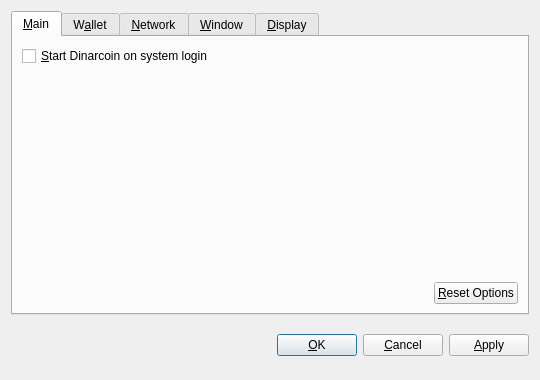
<?xml version="1.0" encoding="UTF-8"?>
<ui version="4.0">
 <class>OptionsDialog</class>
 <widget class="QDialog" name="OptionsDialog">
  <property name="geometry">
   <rect>
    <x>0</x>
    <y>0</y>
    <width>540</width>
    <height>380</height>
   </rect>
  </property>
  <property name="windowTitle">
   <string>Options</string>
  </property>
  <property name="modal">
   <bool>true</bool>
  </property>
  <layout class="QVBoxLayout" name="verticalLayout">
   <item>
    <widget class="QTabWidget" name="tabWidget">
     <property name="tabPosition">
      <enum>QTabWidget::North</enum>
     </property>
     <property name="currentIndex">
      <number>0</number>
     </property>
     <widget class="QWidget" name="tabMain">
      <attribute name="title">
       <string>&amp;Main</string>
      </attribute>
      <layout class="QVBoxLayout" name="verticalLayout_Main">
       <item>
        <widget class="QCheckBox" name="bitcoinAtStartup">
         <property name="toolTip">
          <string>Automatically start Dinarcoin after logging in to the system.</string>
         </property>
         <property name="text">
          <string>&amp;Start Dinarcoin on system login</string>
         </property>
        </widget>
       </item>
       <item>
        <spacer name="verticalSpacer_Main">
         <property name="orientation">
          <enum>Qt::Vertical</enum>
         </property>
         <property name="sizeHint" stdset="0">
          <size>
           <width>20</width>
           <height>40</height>
          </size>
         </property>
        </spacer>
       </item>
       <item>
        <layout class="QHBoxLayout" name="horizontalLayout_2_Main">
         <item>
          <spacer name="horizontalSpacer_2_Main">
           <property name="orientation">
            <enum>Qt::Horizontal</enum>
           </property>
           <property name="sizeHint" stdset="0">
            <size>
             <width>40</width>
             <height>20</height>
            </size>
           </property>
          </spacer>
         </item>
         <item>
          <widget class="QPushButton" name="resetButton">
           <property name="toolTip">
            <string>Reset all client options to default.</string>
           </property>
           <property name="text">
            <string>&amp;Reset Options</string>
           </property>
           <property name="autoDefault">
            <bool>false</bool>
           </property>
          </widget>
         </item>
        </layout>
       </item>
      </layout>
     </widget>
     <widget class="QWidget" name="tabWallet">
      <attribute name="title">
       <string>W&amp;allet</string>
      </attribute>
      <layout class="QVBoxLayout" name="verticalLayout_Network">
       <item>
        <widget class="QLabel" name="transactionFeeInfoLabel">
         <property name="text">
          <string>Optional transaction fee per kB that helps make sure your transactions are processed quickly. Most transactions are 1 kB.</string>
         </property>
         <property name="textFormat">
          <enum>Qt::PlainText</enum>
         </property>
         <property name="wordWrap">
          <bool>true</bool>
         </property>
        </widget>
       </item>
       <item>
        <layout class="QHBoxLayout" name="horizontalLayout_1_Main">
         <item>
          <widget class="QLabel" name="transactionFeeLabel">
           <property name="text">
            <string>Pay transaction &amp;fee</string>
           </property>
           <property name="textFormat">
            <enum>Qt::PlainText</enum>
           </property>
           <property name="buddy">
            <cstring>transactionFee</cstring>
           </property>
          </widget>
         </item>
         <item>
          <widget class="BitcoinAmountField" name="transactionFee"/>
         </item>
         <item>
          <spacer name="horizontalSpacer_1_Main">
           <property name="orientation">
            <enum>Qt::Horizontal</enum>
           </property>
           <property name="sizeHint" stdset="0">
            <size>
             <width>40</width>
             <height>20</height>
            </size>
           </property>
          </spacer>
         </item>
        </layout>
       </item>
       <item>
        <widget class="QLabel" name="label">
         <property name="text">
          <string>If you disable the spending of unconfirmed change, the change from a transaction cannot be used until that transaction has at least one confirmation. This also affects how your balance is computed.</string>
         </property>
         <property name="wordWrap">
          <bool>true</bool>
         </property>
        </widget>
       </item>
       <item>
        <widget class="QCheckBox" name="spendZeroConfChange">
         <property name="text">
          <string>Spend unconfirmed change  (experts only)</string>
         </property>
        </widget>
       </item>
       <item>
        <spacer name="verticalSpacer">
         <property name="orientation">
          <enum>Qt::Vertical</enum>
         </property>
         <property name="sizeHint" stdset="0">
          <size>
           <width>20</width>
           <height>40</height>
          </size>
         </property>
        </spacer>
       </item>
      </layout>
     </widget>
     <widget class="QWidget" name="tabNetwork">
      <attribute name="title">
       <string>&amp;Network</string>
      </attribute>
      <layout class="QVBoxLayout" name="verticalLayout_Network">
       <item>
        <widget class="QCheckBox" name="mapPortUpnp">
         <property name="toolTip">
          <string>Automatically open the Dinarcoin client port on the router. This only works when your router supports UPnP and it is enabled.</string>
         </property>
         <property name="text">
          <string>Map port using &amp;UPnP</string>
         </property>
        </widget>
       </item>
       <item>
        <widget class="QCheckBox" name="connectSocks">
         <property name="toolTip">
          <string>Connect to the Dinarcoin network through a SOCKS proxy (e.g. when connecting through Tor).</string>
         </property>
         <property name="text">
          <string>&amp;Connect through SOCKS proxy:</string>
         </property>
        </widget>
       </item>
       <item>
        <layout class="QHBoxLayout" name="horizontalLayout_Network">
         <item>
          <widget class="QLabel" name="proxyIpLabel">
           <property name="text">
            <string>Proxy &amp;IP:</string>
           </property>
           <property name="textFormat">
            <enum>Qt::PlainText</enum>
           </property>
           <property name="buddy">
            <cstring>proxyIp</cstring>
           </property>
          </widget>
         </item>
         <item>
          <widget class="QValidatedLineEdit" name="proxyIp">
           <property name="maximumSize">
            <size>
             <width>140</width>
             <height>16777215</height>
            </size>
           </property>
           <property name="toolTip">
            <string>IP address of the proxy (e.g. 127.0.0.1)</string>
           </property>
          </widget>
         </item>
         <item>
          <widget class="QLabel" name="proxyPortLabel">
           <property name="text">
            <string>&amp;Port:</string>
           </property>
           <property name="textFormat">
            <enum>Qt::PlainText</enum>
           </property>
           <property name="buddy">
            <cstring>proxyPort</cstring>
           </property>
          </widget>
         </item>
         <item>
          <widget class="QLineEdit" name="proxyPort">
           <property name="maximumSize">
            <size>
             <width>55</width>
             <height>16777215</height>
            </size>
           </property>
           <property name="toolTip">
            <string>Port of the proxy (e.g. 9050)</string>
           </property>
          </widget>
         </item>
         <item>
          <widget class="QLabel" name="socksVersionLabel">
           <property name="text">
            <string>SOCKS &amp;Version:</string>
           </property>
           <property name="textFormat">
            <enum>Qt::PlainText</enum>
           </property>
           <property name="buddy">
            <cstring>socksVersion</cstring>
           </property>
          </widget>
         </item>
         <item>
          <widget class="QValueComboBox" name="socksVersion">
           <property name="toolTip">
            <string>SOCKS version of the proxy (e.g. 5)</string>
           </property>
          </widget>
         </item>
         <item>
          <spacer name="horizontalSpacer_Network">
           <property name="orientation">
            <enum>Qt::Horizontal</enum>
           </property>
           <property name="sizeHint" stdset="0">
            <size>
             <width>40</width>
             <height>20</height>
            </size>
           </property>
          </spacer>
         </item>
        </layout>
       </item>
       <item>
        <spacer name="verticalSpacer_Network">
         <property name="orientation">
          <enum>Qt::Vertical</enum>
         </property>
         <property name="sizeHint" stdset="0">
          <size>
           <width>20</width>
           <height>40</height>
          </size>
         </property>
        </spacer>
       </item>
      </layout>
     </widget>
     <widget class="QWidget" name="tabWindow">
      <attribute name="title">
       <string>&amp;Window</string>
      </attribute>
      <layout class="QVBoxLayout" name="verticalLayout_Window">
       <item>
        <widget class="QCheckBox" name="minimizeToTray">
         <property name="toolTip">
          <string>Show only a tray icon after minimizing the window.</string>
         </property>
         <property name="text">
          <string>&amp;Minimize to the tray instead of the taskbar</string>
         </property>
        </widget>
       </item>
       <item>
        <widget class="QCheckBox" name="minimizeOnClose">
         <property name="toolTip">
          <string>Minimize instead of exit the application when the window is closed. When this option is enabled, the application will be closed only after selecting Quit in the menu.</string>
         </property>
         <property name="text">
          <string>M&amp;inimize on close</string>
         </property>
        </widget>
       </item>
       <item>
        <spacer name="verticalSpacer_Window">
         <property name="orientation">
          <enum>Qt::Vertical</enum>
         </property>
         <property name="sizeHint" stdset="0">
          <size>
           <width>20</width>
           <height>40</height>
          </size>
         </property>
        </spacer>
       </item>
      </layout>
     </widget>
     <widget class="QWidget" name="tabDisplay">
      <attribute name="title">
       <string>&amp;Display</string>
      </attribute>
      <layout class="QVBoxLayout" name="verticalLayout_Display">
       <item>
        <layout class="QHBoxLayout" name="horizontalLayout_1_Display">
         <item>
          <widget class="QLabel" name="langLabel">
           <property name="text">
            <string>User Interface &amp;language:</string>
           </property>
           <property name="textFormat">
            <enum>Qt::PlainText</enum>
           </property>
           <property name="buddy">
            <cstring>lang</cstring>
           </property>
          </widget>
         </item>
         <item>
          <widget class="QValueComboBox" name="lang">
           <property name="toolTip">
            <string>The user interface language can be set here. This setting will take effect after restarting Dinarcoin.</string>
           </property>
          </widget>
         </item>
        </layout>
       </item>
       <item>
        <layout class="QHBoxLayout" name="horizontalLayout_2_Display">
         <item>
          <widget class="QLabel" name="unitLabel">
           <property name="text">
            <string>&amp;Unit to show amounts in:</string>
           </property>
           <property name="textFormat">
            <enum>Qt::PlainText</enum>
           </property>
           <property name="buddy">
            <cstring>unit</cstring>
           </property>
          </widget>
         </item>
         <item>
          <widget class="QValueComboBox" name="unit">
           <property name="toolTip">
            <string>Choose the default subdivision unit to show in the interface and when sending coins.</string>
           </property>
          </widget>
         </item>
        </layout>
       </item>
       <item>
        <widget class="QCheckBox" name="displayAddresses">
         <property name="toolTip">
          <string>Whether to show Dinarcoin addresses in the transaction list or not.</string>
         </property>
         <property name="text">
          <string>&amp;Display addresses in transaction list</string>
         </property>
        </widget>
       </item>
       <item>
        <widget class="QCheckBox" name="coinControlFeatures">
         <property name="toolTip">
          <string>Whether to show coin control features or not.</string>
         </property>
         <property name="text">
          <string>Display coin &amp;control features (experts only!)</string>
         </property>
        </widget>
       </item>
       <item>
        <spacer name="verticalSpacer_Display">
         <property name="orientation">
          <enum>Qt::Vertical</enum>
         </property>
         <property name="sizeHint" stdset="0">
          <size>
           <width>20</width>
           <height>40</height>
          </size>
         </property>
        </spacer>
       </item>
      </layout>
     </widget>
    </widget>
   </item>
   <item>
    <layout class="QHBoxLayout" name="horizontalLayout_Buttons">
     <item>
      <spacer name="horizontalSpacer_1">
       <property name="orientation">
        <enum>Qt::Horizontal</enum>
       </property>
       <property name="sizeHint" stdset="0">
        <size>
         <width>40</width>
         <height>48</height>
        </size>
       </property>
      </spacer>
     </item>
     <item>
      <widget class="QLabel" name="statusLabel">
       <property name="font">
        <font>
         <weight>75</weight>
         <bold>true</bold>
        </font>
       </property>
       <property name="text">
        <string/>
       </property>
       <property name="textFormat">
        <enum>Qt::PlainText</enum>
       </property>
       <property name="wordWrap">
        <bool>true</bool>
       </property>
      </widget>
     </item>
     <item>
      <spacer name="horizontalSpacer_2">
       <property name="orientation">
        <enum>Qt::Horizontal</enum>
       </property>
       <property name="sizeHint" stdset="0">
        <size>
         <width>40</width>
         <height>48</height>
        </size>
       </property>
      </spacer>
     </item>
     <item>
      <widget class="QPushButton" name="okButton">
       <property name="text">
        <string>&amp;OK</string>
       </property>
      </widget>
     </item>
     <item>
      <widget class="QPushButton" name="cancelButton">
       <property name="text">
        <string>&amp;Cancel</string>
       </property>
       <property name="autoDefault">
        <bool>false</bool>
       </property>
      </widget>
     </item>
     <item>
      <widget class="QPushButton" name="applyButton">
       <property name="text">
        <string>&amp;Apply</string>
       </property>
       <property name="autoDefault">
        <bool>false</bool>
       </property>
      </widget>
     </item>
    </layout>
   </item>
  </layout>
 </widget>
 <customwidgets>
  <customwidget>
   <class>BitcoinAmountField</class>
   <extends>QSpinBox</extends>
   <header>bitcoinamountfield.h</header>
  </customwidget>
  <customwidget>
   <class>QValueComboBox</class>
   <extends>QComboBox</extends>
   <header>qvaluecombobox.h</header>
  </customwidget>
  <customwidget>
   <class>QValidatedLineEdit</class>
   <extends>QLineEdit</extends>
   <header>qvalidatedlineedit.h</header>
  </customwidget>
 </customwidgets>
 <resources/>
 <connections/>
</ui>
